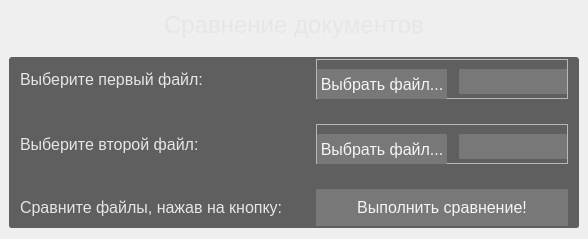
         <widget class="QWidget" name="document_comparison_tab">
          <property name="styleSheet">
           <string notr="true">QWidget#document_comparison_tab
{
	background-color: rgb(70,70,70);
}</string>
          </property>
          <layout class="QVBoxLayout" name="verticalLayout_2">
           <property name="spacing">
            <number>9</number>
           </property>
           <property name="leftMargin">
            <number>9</number>
           </property>
           <property name="topMargin">
            <number>11</number>
           </property>
           <property name="rightMargin">
            <number>9</number>
           </property>
           <item>
            <widget class="QLabel" name="document_comparison_descript">
             <property name="minimumSize">
              <size>
               <width>0</width>
               <height>0</height>
              </size>
             </property>
             <property name="maximumSize">
              <size>
               <width>16777215</width>
               <height>60</height>
              </size>
             </property>
             <property name="font">
              <font>
               <family>Segoe UI</family>
               <pointsize>18</pointsize>
              </font>
             </property>
             <property name="styleSheet">
              <string notr="true">QLabel
{
	color: rgb(230,230,230);
}</string>
             </property>
             <property name="text">
              <string>Сравнение документов</string>
             </property>
             <property name="alignment">
              <set>Qt::AlignCenter</set>
             </property>
            </widget>
           </item>
           <item>
            <widget class="QFrame" name="comparison_expl_frame">
             <property name="maximumSize">
              <size>
               <width>16777215</width>
               <height>200</height>
              </size>
             </property>
             <property name="styleSheet">
              <string notr="true">QFrame#comparison_expl_frame
{
	background-color: rgb(120, 120, 120);
	color: rgb(225, 225, 225);
	border-style: double;
	border-width: 2px;
    border-radius: 2px;
	border-color: rgb(120, 120, 120)
}</string>
             </property>
             <property name="frameShape">
              <enum>QFrame::StyledPanel</enum>
             </property>
             <property name="frameShadow">
              <enum>QFrame::Raised</enum>
             </property>
             <widget class="QPlainTextEdit" name="comparison_expl">
              <property name="geometry">
               <rect>
                <x>0</x>
                <y>0</y>
                <width>780</width>
                <height>200</height>
               </rect>
              </property>
              <property name="font">
               <font>
                <family>Segoe UI</family>
                <pointsize>12</pointsize>
               </font>
              </property>
              <property name="cursor" stdset="0">
               <cursorShape>ArrowCursor</cursorShape>
              </property>
              <property name="styleSheet">
               <string notr="true">QPlainTextEdit
{
	color: rgb(230,230,230);
	background-color:rgb(95,95,95);
	border-style: double;
	border-width: 2px;
    border-radius: 2px;
	border-color: rgb(95,95,95)
}</string>
              </property>
              <property name="readOnly">
               <bool>true</bool>
              </property>
              <property name="plainText">
               <string>    Сравнение документов выполняется с помощью программы Diffuse, а потому она должна быть предустановлена на компьютере для работы данной функции.

    Для вставки пути файла в одно из полей необходимо скопировать файл, после чего при открытой программе нажать сокращение клавиш.

    В случае, если скопированы сразу два файла, использование сокращения приведет с моментальному вызову Diffuse для них.</string>
              </property>
              <property name="textInteractionFlags">
               <set>Qt::NoTextInteraction</set>
              </property>
             </widget>
            </widget>
           </item>
           <item>
            <widget class="QFrame" name="main_comparison_frame">
             <property name="styleSheet">
              <string notr="true">QFrame#main_comparison_frame
{
	background-color: rgb(95, 95, 95);
	color: rgb(225, 225, 225);
	border-style: double;
	border-width: 2px;
    border-radius: 2px;
	border-color: rgb(95, 95, 95)
}</string>
             </property>
             <property name="frameShape">
              <enum>QFrame::StyledPanel</enum>
             </property>
             <property name="frameShadow">
              <enum>QFrame::Raised</enum>
             </property>
             <layout class="QGridLayout" name="gridLayout">
              <property name="topMargin">
               <number>0</number>
              </property>
              <property name="bottomMargin">
               <number>0</number>
              </property>
              <property name="verticalSpacing">
               <number>25</number>
              </property>
              <item row="0" column="0">
               <widget class="QLabel" name="descript_comparison_choose_first">
                <property name="font">
                 <font>
                  <family>Segoe UI</family>
                  <pointsize>12</pointsize>
                 </font>
                </property>
                <property name="styleSheet">
                 <string notr="true">QLabel{
	color: rgb(230, 230, 230)
}</string>
                </property>
                <property name="text">
                 <string>Выберите первый файл:</string>
                </property>
               </widget>
              </item>
              <item row="0" column="1">
               <widget class="QFrame" name="first_comparison_frame">
                <property name="maximumSize">
                 <size>
                  <width>16777215</width>
                  <height>40</height>
                 </size>
                </property>
                <property name="frameShape">
                 <enum>QFrame::StyledPanel</enum>
                </property>
                <property name="frameShadow">
                 <enum>QFrame::Raised</enum>
                </property>
                <layout class="QHBoxLayout" name="horizontalLayout_2">
                 <property name="spacing">
                  <number>12</number>
                 </property>
                 <property name="leftMargin">
                  <number>0</number>
                 </property>
                 <property name="rightMargin">
                  <number>0</number>
                 </property>
                 <item>
                  <widget class="QPushButton" name="doc_comp_button_1">
                   <property name="minimumSize">
                    <size>
                     <width>130</width>
                     <height>30</height>
                    </size>
                   </property>
                   <property name="font">
                    <font>
                     <family>Segoe UI</family>
                     <pointsize>12</pointsize>
                    </font>
                   </property>
                   <property name="styleSheet">
                    <string notr="true">QPushButton
 { background-color: rgb(120, 120, 120);
	color: rgb(245, 245, 245);
	border-style: double;
	border-width: 1px;
    border-radius: 1px;
	border-color: rgb(120, 120, 120); }
QPushButton:hover
 { background-color: rgb(130, 130, 130);
	color: rgb(245, 245, 245);
	border-color: rgb(130, 130, 130); }
QPushButton:pressed
 { background-color: rgb(110, 110, 110);
	color: rgb(245, 245, 245);
	border-color: rgb(190, 190, 190); }</string>
                   </property>
                   <property name="text">
                    <string>Выбрать файл...</string>
                   </property>
                  </widget>
                 </item>
                 <item>
                  <widget class="QLineEdit" name="doc_comp_file_1">
                   <property name="minimumSize">
                    <size>
                     <width>0</width>
                     <height>25</height>
                    </size>
                   </property>
                   <property name="styleSheet">
                    <string notr="true">QLineEdit{
	background-color: rgb(120, 120, 120);
	color: rgb(245, 245, 245);
	border-style: double;
	border-width: 1px;
    border-radius: 1px;
	border-color: rgb(120, 120, 120);
}
QLineEdit:hover{
	 background-color: rgb(130, 130, 130);
	color: rgb(245, 245, 245);
	border-color: rgb(130, 130, 130); 
	border-style: double;
	border-width: 1px;
    border-radius: 1px;
}
QLineEdit:focus{
	background-color: rgb(100, 100, 100);
	color: rgb(235, 235, 235);
	border-style: double;
	border-width: 1px;
    border-radius: 1px;
	border-color: rgb(190, 190, 190) ;
}</string>
                   </property>
                   <property name="text">
                    <string/>
                   </property>
                   <property name="readOnly">
                    <bool>true</bool>
                   </property>
                  </widget>
                 </item>
                </layout>
               </widget>
              </item>
              <item row="1" column="0">
               <widget class="QLabel" name="descript_comparison_choose_second">
                <property name="font">
                 <font>
                  <family>Segoe UI</family>
                  <pointsize>12</pointsize>
                 </font>
                </property>
                <property name="styleSheet">
                 <string notr="true">QLabel{
	color: rgb(230, 230, 230)
}</string>
                </property>
                <property name="text">
                 <string>Выберите второй файл:</string>
                </property>
               </widget>
              </item>
              <item row="1" column="1">
               <widget class="QFrame" name="second_comparison_frame">
                <property name="maximumSize">
                 <size>
                  <width>16777215</width>
                  <height>40</height>
                 </size>
                </property>
                <property name="frameShape">
                 <enum>QFrame::StyledPanel</enum>
                </property>
                <property name="frameShadow">
                 <enum>QFrame::Raised</enum>
                </property>
                <layout class="QHBoxLayout" name="horizontalLayout_3">
                 <property name="spacing">
                  <number>12</number>
                 </property>
                 <property name="leftMargin">
                  <number>0</number>
                 </property>
                 <property name="rightMargin">
                  <number>0</number>
                 </property>
                 <item>
                  <widget class="QPushButton" name="doc_comp_button_2">
                   <property name="minimumSize">
                    <size>
                     <width>130</width>
                     <height>30</height>
                    </size>
                   </property>
                   <property name="font">
                    <font>
                     <family>Segoe UI</family>
                     <pointsize>12</pointsize>
                    </font>
                   </property>
                   <property name="styleSheet">
                    <string notr="true">QPushButton
 { background-color: rgb(120, 120, 120);
	color: rgb(245, 245, 245);
	border-style: double;
	border-width: 1px;
    border-radius: 1px;
	border-color: rgb(120, 120, 120); }
QPushButton:hover
 { background-color: rgb(130, 130, 130);
	color: rgb(245, 245, 245);
	border-color: rgb(130, 130, 130); }
QPushButton:pressed
 { background-color: rgb(110, 110, 110);
	color: rgb(245, 245, 245);
	border-color: rgb(190, 190, 190); }</string>
                   </property>
                   <property name="text">
                    <string>Выбрать файл...</string>
                   </property>
                  </widget>
                 </item>
                 <item>
                  <widget class="QLineEdit" name="doc_comp_file_2">
                   <property name="minimumSize">
                    <size>
                     <width>0</width>
                     <height>25</height>
                    </size>
                   </property>
                   <property name="styleSheet">
                    <string notr="true">QLineEdit{
	background-color: rgb(120, 120, 120);
	color: rgb(245, 245, 245);
	border-style: double;
	border-width: 1px;
    border-radius: 1px;
	border-color: rgb(120, 120, 120);
}
QLineEdit:hover{
	 background-color: rgb(130, 130, 130);
	color: rgb(245, 245, 245);
	border-color: rgb(130, 130, 130); 
	border-style: double;
	border-width: 1px;
    border-radius: 1px;
}
QLineEdit:focus{
	background-color: rgb(100, 100, 100);
	color: rgb(235, 235, 235);
	border-style: double;
	border-width: 1px;
    border-radius: 1px;
	border-color: rgb(190, 190, 190) ;
}</string>
                   </property>
                   <property name="readOnly">
                    <bool>true</bool>
                   </property>
                  </widget>
                 </item>
                </layout>
               </widget>
              </item>
              <item row="2" column="0">
               <widget class="QLabel" name="descript_comparison_do">
                <property name="minimumSize">
                 <size>
                  <width>290</width>
                  <height>0</height>
                 </size>
                </property>
                <property name="font">
                 <font>
                  <family>Segoe UI</family>
                  <pointsize>12</pointsize>
                 </font>
                </property>
                <property name="styleSheet">
                 <string notr="true">QLabel{
	color: rgb(230, 230, 230)
}</string>
                </property>
                <property name="text">
                 <string>Сравните файлы, нажав на кнопку:</string>
                </property>
               </widget>
              </item>
              <item row="2" column="1">
               <widget class="QPushButton" name="doc_comp_do">
                <property name="minimumSize">
                 <size>
                  <width>0</width>
                  <height>37</height>
                 </size>
                </property>
                <property name="font">
                 <font>
                  <family>Segoe UI</family>
                  <pointsize>12</pointsize>
                 </font>
                </property>
                <property name="styleSheet">
                 <string notr="true">QPushButton
 { background-color: rgb(120, 120, 120);
	color: rgb(245, 245, 245);
	border-style: double;
	border-width: 1px;
    border-radius: 1px;
	border-color: rgb(120, 120, 120); }
QPushButton:hover
 { background-color: rgb(130, 130, 130);
	color: rgb(245, 245, 245);
	border-color: rgb(130, 130, 130); }
QPushButton:pressed
 { background-color: rgb(110, 110, 110);
	color: rgb(245, 245, 245);
	border-color: rgb(190, 190, 190); }</string>
                </property>
                <property name="text">
                 <string>Выполнить сравнение!</string>
                </property>
               </widget>
              </item>
             </layout>
            </widget>
           </item>
          </layout>
         </widget>
